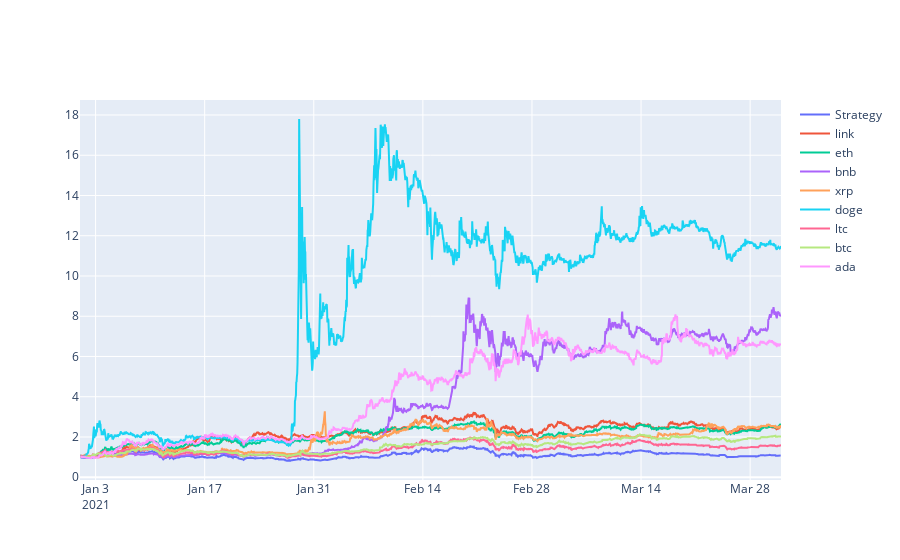

Notebook code cell kept with this figure:
### Code cell
bat_a2c.plot_return_against_hold(allocation_values_a2c)

### Figure 1 — Plotly figure (JSON) as saved in the notebook; plotly's stock layout.template omitted (floating-point values rounded to 4 significant figures; data arrays with more than 128 entries replaced by an {"elided": "..."} marker saying what was removed)
{"data": [{"name": "Strategy", "type": "scatter", "x": {"elided": "2158 str values"}, "xaxis": "x", "y": {"elided": "2158 float values"}, "yaxis": "y"}, {"name": "link", "type": "scatter", "x": {"elided": "2160 str values"}, "xaxis": "x", "y": {"elided": "2160 float values"}, "yaxis": "y"}, {"name": "eth", "type": "scatter", "x": {"elided": "2160 str values"}, "xaxis": "x", "y": {"elided": "2160 float values"}, "yaxis": "y"}, {"name": "bnb", "type": "scatter", "x": {"elided": "2160 str values"}, "xaxis": "x", "y": {"elided": "2160 float values"}, "yaxis": "y"}, {"name": "xrp", "type": "scatter", "x": {"elided": "2160 str values"}, "xaxis": "x", "y": {"elided": "2160 float values"}, "yaxis": "y"}, {"name": "doge", "type": "scatter", "x": {"elided": "2160 str values"}, "xaxis": "x", "y": {"elided": "2160 float values"}, "yaxis": "y"}, {"name": "ltc", "type": "scatter", "x": {"elided": "2160 str values"}, "xaxis": "x", "y": {"elided": "2160 float values"}, "yaxis": "y"}, {"name": "btc", "type": "scatter", "x": {"elided": "2160 str values"}, "xaxis": "x", "y": {"elided": "2160 float values"}, "yaxis": "y"}, {"name": "ada", "type": "scatter", "x": {"elided": "2160 str values"}, "xaxis": "x", "y": {"elided": "2160 float values"}, "yaxis": "y"}], "layout": {"xaxis": {"anchor": "y", "domain": [0, 1]}, "yaxis": {"anchor": "x", "domain": [0, 1]}}}
